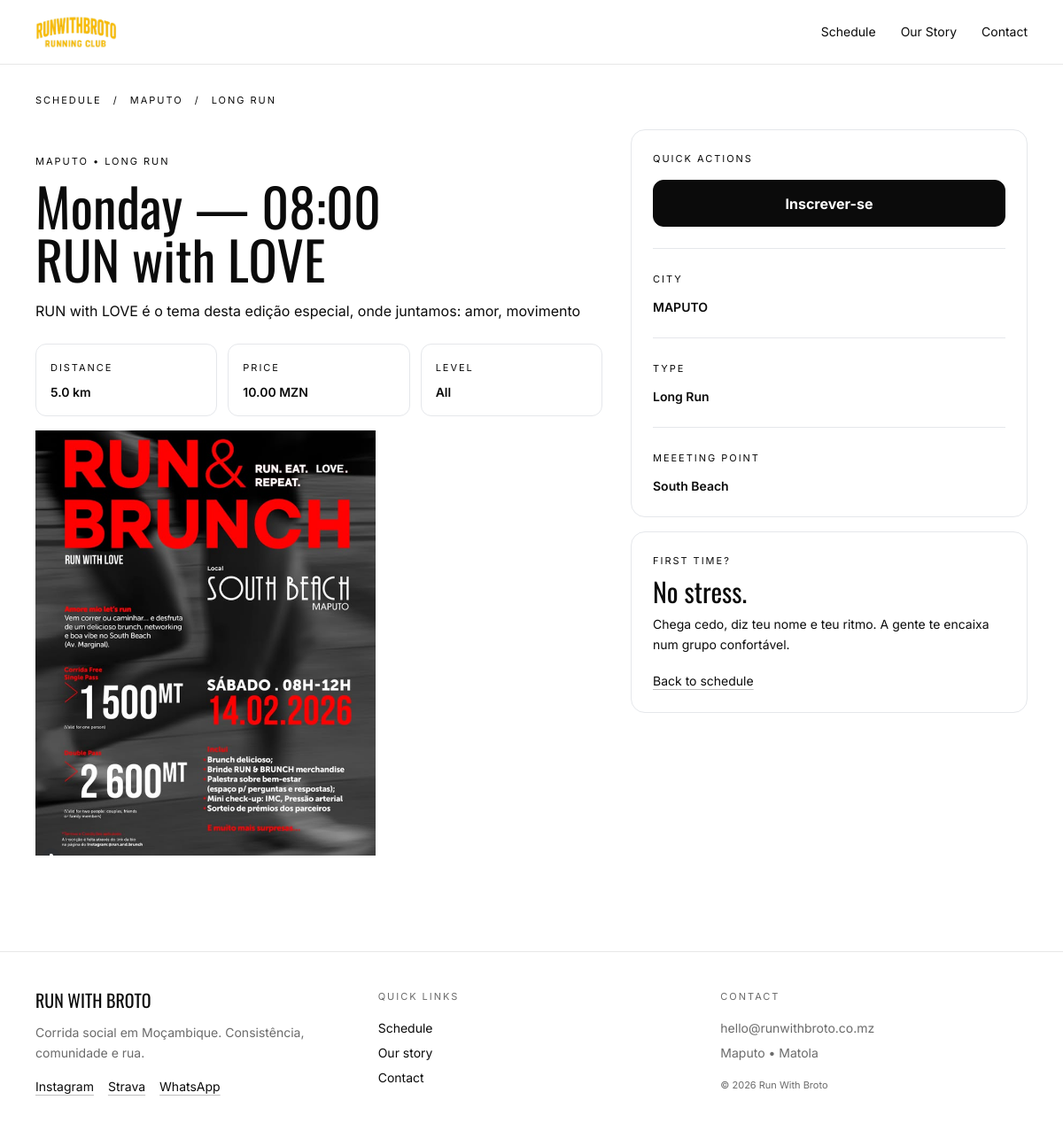
The app's page /events/event/run-with-love/, older data.
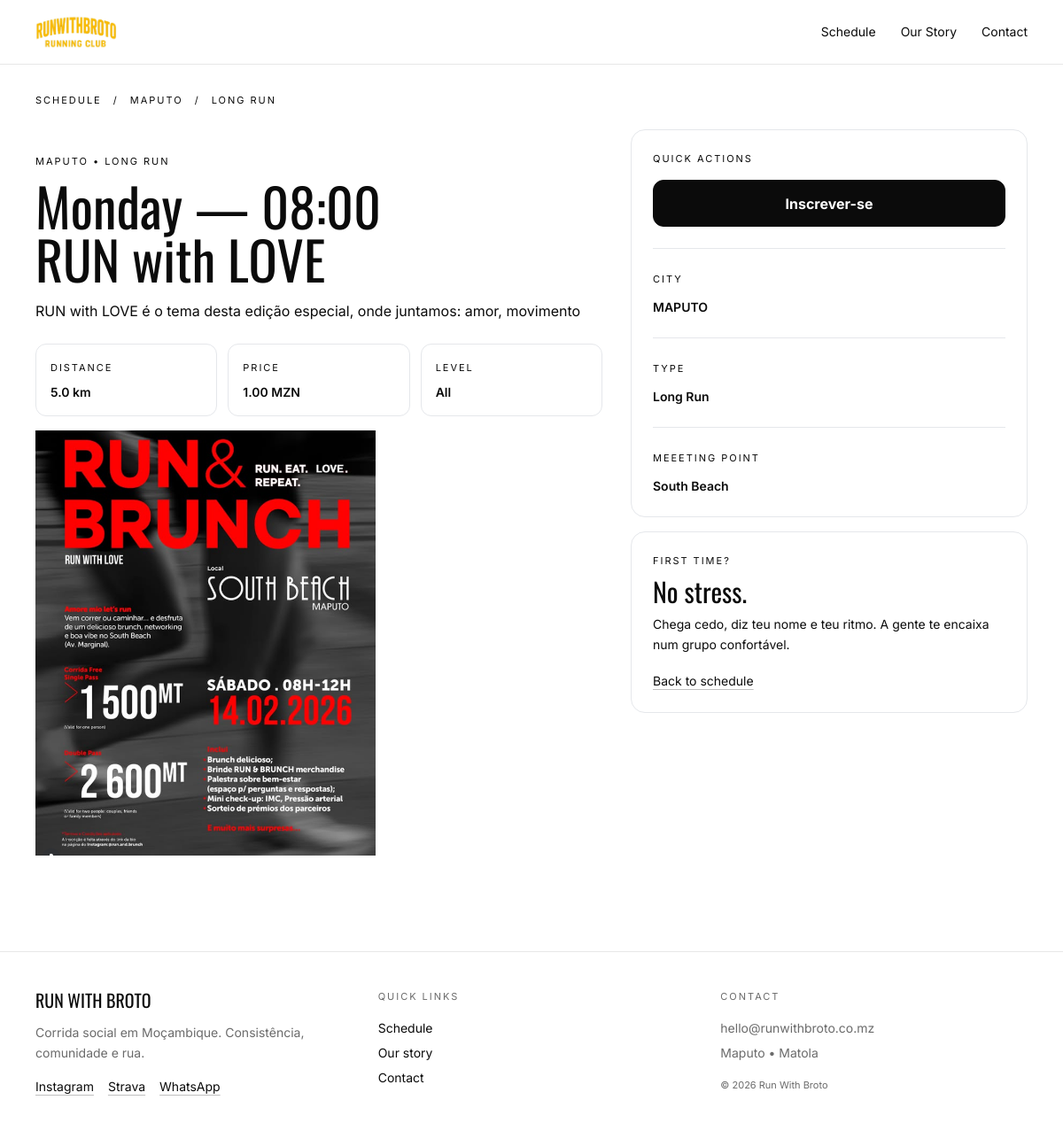
The same page, newer data.
### events/models.py (models this page shows, shortened)
class Event(models.Model):
    title = models.CharField(max_length=220)
    slug = models.SlugField(max_length=240, unique=True, db_index=True, blank=True)
    city = models.CharField(max_length=20, choices=City.choices, db_index=True)
    event_type = models.CharField(max_length=20, choices=EventType.choices, db_index=True)
    start_at = models.DateTimeField(db_index=True)
    meeting_point = models.CharField(max_length=220)
    distance_min_km = models.DecimalField(max_digits=4, decimal_places=1, null=True, blank=True)
    description = models.TextField(blank=True)
    price = models.DecimalField(
        "Preço do ticket (MZN)",
        max_digits=10,
        decimal_places=2,
        null=True,
        blank=True,
        validators=[MinValueValidator(Decimal("0.00"))],
        help_text="Deixe vazio para evento free. Ex: 500.00",
        db_index=True,
    )
    capacity = models.PositiveIntegerField(default=150)
    is_published = models.BooleanField(default=True, db_index=True)
    poster = models.ImageField(upload_to="events/posters/", blank=True, null=True)
    created_at = models.DateTimeField(auto_now_add=True)
    class Meta:
        ordering = ("start_at",)
        indexes = [
            models.Index(fields=["city", "start_at"]),
            models.Index(fields=["event_type", "start_at"]),
        ]
    @property
    def is_free(self) -> bool:
        return self.price in (None, Decimal("0.00"))
    @property
    def ticket_price_display(self) -> str:
        if self.is_free:
            return "Free"
        return f"{self.price:.2f} MZN"

### events/views.py (the view)
# urls.py: path("event/<slug:slug>/", views.event_detail, name="event_detail"),
@require_http_methods(["GET"])
def event_detail(request, slug):
    event = get_object_or_404(Event, slug=slug, is_published=True)
    return render(request, "events/event_detail.html", {"event": event})

### events/templates/events/event_detail.html (shortened to what the changed rows need)
{% extends 'base.html' %}
{% block content %}
    <section class="max-w-6xl mx-auto px-4 pt-8 pb-16">
        <nav class="text-[11px] muted label">
            <a class="hover:opacity-70" href="{% url 'events:event_list' %}">schedule</a> <span class="mx-2">/</span>
            <span>{{ event.city }}</span> <span class="mx-2">/</span>
            <span>{{ event.get_event_type_display }}</span>
        </nav>
        <div class="mt-6 grid lg:grid-cols-12 gap-8 items-start">
            <div class="lg:col-span-7">
                <div class="py-7 hairline overflow-hidden">
                    <div class="hairline">
                        <div class="text-[11px] muted label">{{ event.city }} • {{ event.get_event_type_display }}</div>
                        <h1 class="mt-3 font-display text-5xl md:text-6xl leading-[0.92]">
                            {{ event.start_at|date:"l" }} — {{ event.start_at|time:"H:i" }}
                            <span class="block">{{ event.title }}</span>
                        </h1>
                        <p class="mt-4 muted leading-relaxed max-w-2xl">
                            {{ event.description }}
                        </p>
                        <div class="mt-6 grid sm:grid-cols-3 gap-3 text-sm">
                            <div class="border hairline rounded-xl p-4">
                                <div class="text-[11px] muted label">distance</div>
                                <div class="mt-2 font-semibold">{{ event.distance_min_km }} km</div>
                            </div>
                            <div class="border hairline rounded-xl p-4">
                                <div class="text-[11px] muted label">price</div>
                                <div class="mt-2 font-semibold">{{ event.ticket_price_display }}</div>
                            </div>
                            <div class="border hairline rounded-xl p-4">
                            </div>
                        </div>
                    </div>
                    {% if event.poster %}
                        <div class="my-4 flex">
                            <div class="w-full max-w-sm aspect-[4/5] hairline overflow-hidden">
                                <img
                                        src="{{ event.poster.url }}"
                                        alt="{{ event.title }}"
                                        class="w-full h-full object-cover"
                                        loading="lazy"
                                >
                            </div>
                        </div>
                    {% else %}
                        <div class="mt-4 aspect-[4/5] hairline rounded-2xl bg-[linear-gradient(135deg,#f2f2f2,#dcdcdc)] grid place-items-center">
                            <span class="text-[11px] muted label">black & white photo</span>
                        </div>
                    {% endif %}
                </div>
            </div>
            <aside class="lg:col-span-5">
                <div class="border hairline rounded-2xl p-6">
                    <div class="mt-6 border-t hairline pt-6 text-sm">
                        <div class="text-[11px] muted label">city</div>
                        <div class="mt-3 font-semibold">{{ event.city }}</div>
                    </div>
                    <div class="mt-6 border-t hairline pt-6 text-sm">
                        <div class="text-[11px] muted label">type</div>
                        <div class="mt-3 font-semibold">{{ event.get_event_type_display }}</div>
                    </div>
                    <div class="mt-6 border-t hairline pt-6 text-sm">
                        <div class="text-[11px] muted label">meeeting point</div>
                        <div class="mt-3 font-semibold">{{ event.meeting_point }}</div>
                    </div>
                </div>
            </aside>
        </div>
    </section>
{% endblock %}

Row changes from the older to the newer data that the page shows:
changed Event "Monday": ticket_price_display "10.00 MZN" → "1.00 MZN"
